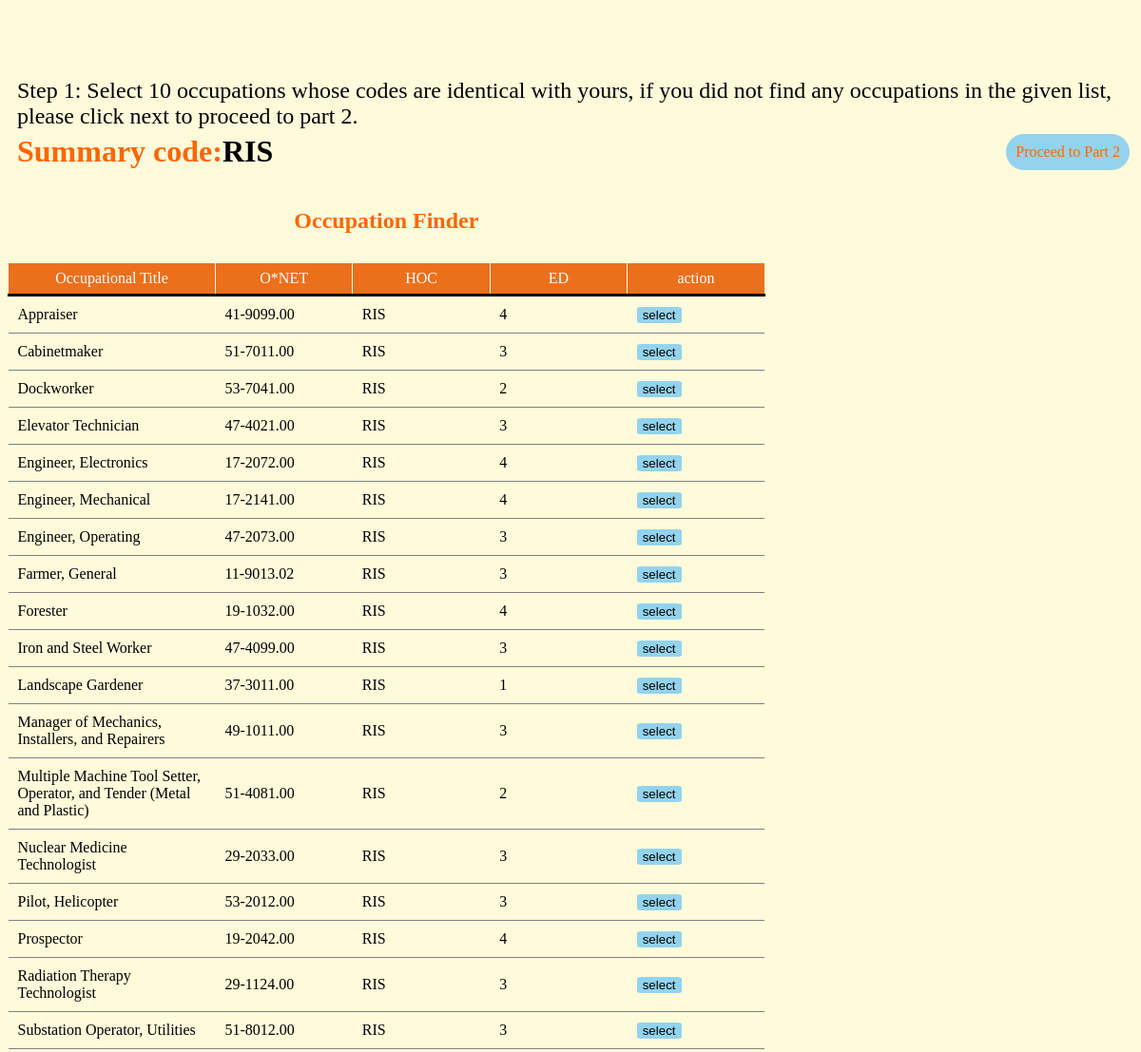
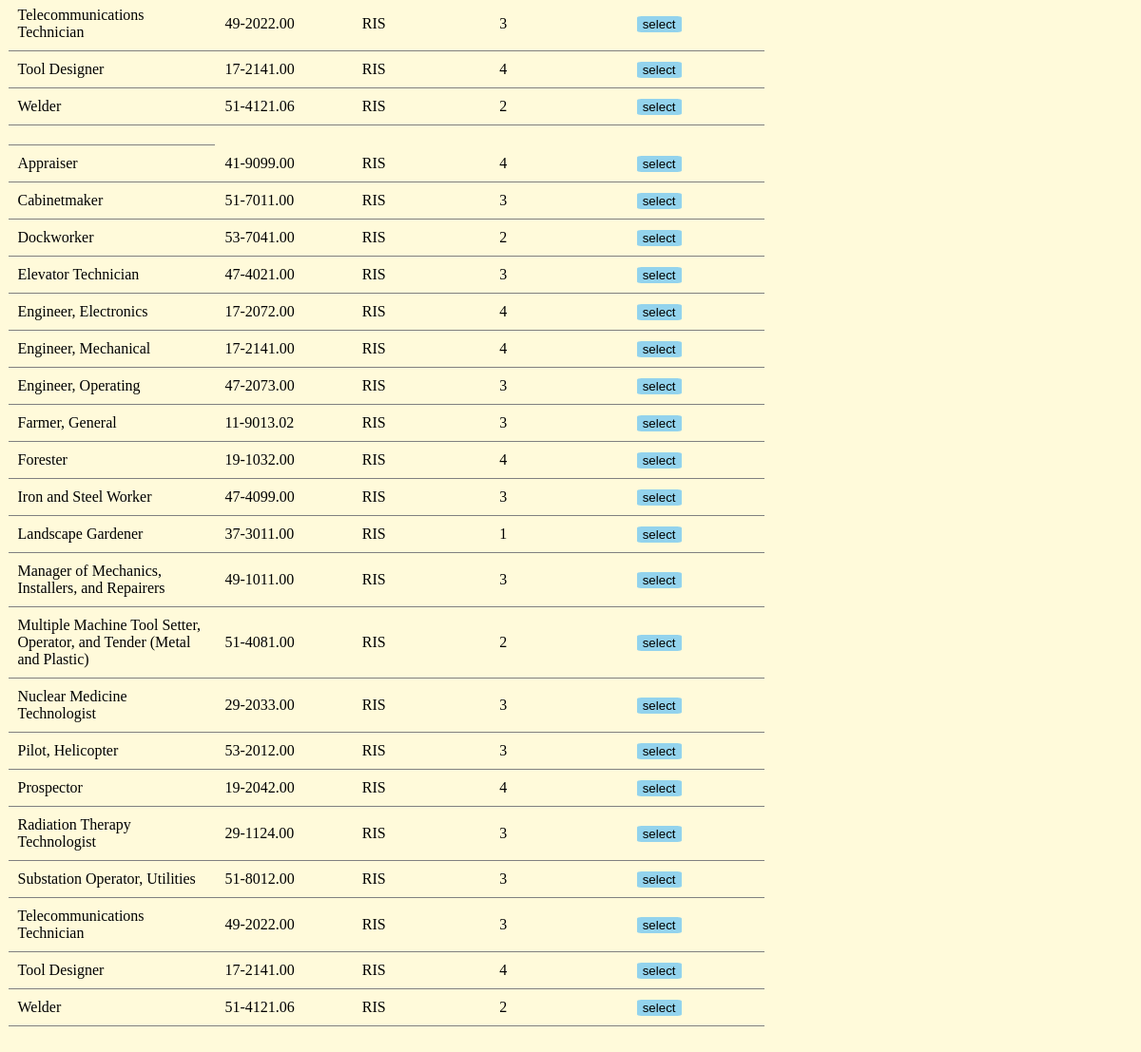
The app's page /assessment/selectJob.php (signed in) with its own data (2 pictures, top to bottom).
### tables this page shows
CREATE TABLE `stud_code` (
  `id` int(11) NOT NULL,
  `code` varchar(15) NOT NULL,
  `student_id` int(11) NOT NULL
);

CREATE TABLE `jobs` (
  `id` int(11) NOT NULL,
  `jobName` varchar(75) NOT NULL,
  `onet` varchar(15) NOT NULL,
  `jobCode` varchar(5) NOT NULL,
  `ed` varchar(3) NOT NULL
);

### assessment/showJob.php (called while the page is built, shortened)
<?php
    if($finalCode == "RIA") {
        $sql = "SELECT * FROM jobs WHERE jobCode = 'IRA' or jobCode = 'ARI' or jobCode = 'AIR'
        ORDER BY jobCode";
        $result = mysqli_query($conn, $sql);
    }
    elseif($finalCode == "RAI") {
        $sql = "SELECT * FROM jobs WHERE jobCode LIKE 'R%' ORDER BY jobCode";
        $result = mysqli_query($conn, $sql);
    }
    elseif($finalCode == "RAS") {
        $sql = "SELECT * FROM jobs WHERE jobCode = 'ARS' or jobCode = 'ASR' ORDER BY jobCode";
        $result = mysqli_query($conn, $sql);
    }
    elseif($finalCode == "RAE") {
        $sql = "SELECT * FROM jobs WHERE jobCode = 'REA' or jobCode = 'AER' or jobCode = 'ARE' or jobCode = 'EAR'
        or jobCode = 'ERA' ORDER BY jobCode";
        $result = mysqli_query($conn, $sql);
    }
    elseif($finalCode == "RAC") {
        $sql = "SELECT * FROM jobs WHERE jobCode LIKE 'R%' ORDER BY jobCode";
        $result = mysqli_query($conn, $sql);
    }
    elseif($finalCode == "RSA") {
        $sql = "SELECT * FROM jobs WHERE jobCode = 'RAS' or jobCode = 'ARS' or jobCode = 'ASR' ORDER BY jobCode";
        $result = mysqli_query($conn, $sql);
    }
    elseif($finalCode == "IRA") {
        $sql = "SELECT * FROM jobs WHERE jobCode = 'IAR' or jobCode = 'RIA' or jobCode = 'AIR'
        or jobCode = 'ARI' ORDER BY jobCode";
        $result = mysqli_query($conn, $sql);
    }
    elseif($finalCode == "IAR") {
        $sql = "SELECT * FROM jobs WHERE jobCode = 'IRA' or jobCode = 'AIR' or jobCode = 'ARI'
        or jobCode = 'RIA' ORDER BY jobCode";
        $result = mysqli_query($conn, $sql);
    }
    elseif($finalCode == "IAS") {
        $sql = "SELECT * FROM jobs WHERE jobCode = 'ISA' or jobCode = 'AIS' or jobCode = 'ASI'
        or jobCode = 'SIA' or jobCode = 'SAI' ORDER BY jobCode";
        $result = mysqli_query($conn, $sql);
    }
    elseif($finalCode == "IAE") {
        $sql = "SELECT * FROM jobs WHERE jobCode LIKE 'I%' ORDER BY jobCode";
        $result = mysqli_query($conn, $sql);
    }
    elseif($finalCode == "IAC") {
        $sql = "SELECT * FROM jobs WHERE jobCode LIKE 'I%' ORDER BY jobCode";
        $result = mysqli_query($conn, $sql);
    }
    elseif($finalCode == "IEA") {
        $sql = "SELECT * FROM jobs WHERE jobCode LIKE 'I%' ORDER BY jobCode";
        $result = mysqli_query($conn, $sql);
    }
    elseif($finalCode == "IEC") {
        $sql = "SELECT * FROM jobs WHERE jobCode = 'ICE' or jobCode = 'EIC' or jobCode = 'ECI'
        or jobCode = 'CIE' or jobCode = 'CEI' ORDER BY jobCode";
        $result = mysqli_query($conn, $sql);
    }
    elseif($finalCode == "ICA") {
        $sql = "SELECT * FROM jobs WHERE jobCode LIKE 'I%' ORDER BY jobCode";
        $result = mysqli_query($conn, $sql);
    }
    elseif($finalCode == "ICS") {
        $sql = "SELECT * FROM jobs WHERE jobCode LIKE 'I%' ORDER BY jobCode";
        $result = mysqli_query($conn, $sql);
    }
    elseif($finalCode == "ICE") {
        $sql = "SELECT * FROM jobs WHERE jobCode = 'IEC' or jobCode = 'CIE' or jobCode = 'CEI'
        or jobCode = 'EIC' or jobCode = 'ECI' ORDER BY jobCode";
        $result = mysqli_query($conn, $sql);
    }
    elseif($finalCode == "ARI") {
        $sql = "SELECT * FROM jobs WHERE jobCode = 'AIR' or jobCode = 'RIA' or jobCode = 'IRA'
        or jobCode = 'IAR' ORDER BY jobCode";
        $result = mysqli_query($conn, $sql);
    }
    elseif($finalCode == "ARS") {
        $sql = "SELECT * FROM jobs WHERE jobCode = 'ASR' or jobCode = 'RAS'
        or jobCode = 'RSA' ORDER BY jobCode";
        $result = mysqli_query($conn, $sql);
    }
    elseif($finalCode == "ARC") {
        $sql = "SELECT * FROM jobs WHERE jobCode LIKE 'A%' ORDER BY jobCode";
        $result = mysqli_query($conn, $sql);
    }
    elseif($finalCode == "AIS") {
        $sql = "SELECT * FROM jobs WHERE jobCode = 'ARI' or jobCode = 'IRA'
        or jobCode = 'IAR' or jobCode = 'RIA' ORDER BY jobCode";
        $result = mysqli_query($conn, $sql);
    }
    elseif($finalCode == "AIC") {
        $sql = "SELECT * FROM jobs WHERE jobCode LIKE 'A%' ORDER BY jobCode";
        $result = mysqli_query($conn, $sql);
    }
    elseif($finalCode == "ASC") {
        $sql = "SELECT * FROM jobs WHERE jobCode = 'SAC' or jobCode = 'SCA' ORDER BY jobCode";
        $result = mysqli_query($conn, $sql);
    }
    elseif($finalCode == "AEC") {
        $sql = "SELECT * FROM jobs WHERE jobCode LIKE 'A%' ORDER BY jobCode";
        $result = mysqli_query($conn, $sql);
    }
    elseif($finalCode == "ACR") {
        $sql = "SELECT * FROM jobs WHERE jobCode LIKE 'A%' ORDER BY jobCode";
        $result = mysqli_query($conn, $sql);
    }
    elseif($finalCode == "ACI") {
        $sql = "SELECT * FROM jobs WHERE jobCode LIKE 'A%' ORDER BY jobCode";
        $result = mysqli_query($conn, $sql);
    }
    elseif($finalCode == "ACS") {
        $sql = "SELECT * FROM jobs WHERE jobCode LIKE 'A%' ORDER BY jobCode";
        $result = mysqli_query($conn, $sql);
    }
    elseif($finalCode == "ACE") {
        $sql = "SELECT * FROM jobs WHERE jobCode LIKE 'A%' ORDER BY jobCode";
        $result = mysqli_query($conn, $sql);
    }
    elseif($finalCode == "SRI") {
        $sql = "SELECT * FROM jobs WHERE jobCode = 'SIR' or jobCode = 'RSI'
        or jobCode = 'RIS' or jobCode = 'ISR'
        or jobCode = 'IRS' ORDER BY jobCode";
        $result = mysqli_query($conn, $sql);
    }
    elseif($finalCode == "SRA") {
        $sql = "SELECT * FROM jobs WHERE jobCode LIKE 'S%' ORDER BY jobCode";
        $result = mysqli_query($conn, $sql);
    }
    elseif($finalCode == "SIA") {
        $sql = "SELECT * FROM jobs WHERE jobCode = 'SAI' or jobCode = 'ISA'
        or jobCode = 'IAS' or jobCode = 'ASI'
        or jobCode = 'AIS' ORDER BY jobCode";
        $result = mysqli_query($conn, $sql);
    }
    elseif($finalCode == "SIC") {
        $sql = "SELECT * FROM jobs WHERE jobCode = 'SCI' or jobCode = 'ISC' or jobCode = 'CSI'
        or jobCode = 'CIS'  ORDER BY jobCode";
        $result = mysqli_query($conn, $sql);
    }
    elseif($finalCode == "SAR") {
        $sql = "SELECT * FROM jobs WHERE jobCode LIKE 'S%' ORDER BY jobCode";
        $result = mysqli_query($conn, $sql);
    }
    elseif($finalCode == "SAC") {
        $sql = "SELECT * FROM jobs WHERE jobCode = 'SCA' or jobCode = 'ASC' ORDER BY jobCode";
        $result = mysqli_query($conn, $sql);
    }
    elseif($finalCode == "SCI") {
        $sql = "SELECT * FROM jobs WHERE jobCode = 'SIC' or jobCode = 'CSI' or jobCode = 'CIS'
        or jobCode = 'ISC'  ORDER BY jobCode";
        $result = mysqli_query($conn, $sql);
    }
    elseif($finalCode == "SCA") {
        $sql = "SELECT * FROM jobs WHERE jobCode LIKE 'S%' ORDER BY jobCode";
        $result = mysqli_query($conn, $sql);
    }
    elseif($finalCode == "ERA") {
        $sql = "SELECT * FROM jobs WHERE jobCode = 'EAR' or jobCode = 'REA' or jobCode = 'RAE'
        or jobCode = 'AER' or jobCode = 'ARE' ORDER BY jobCode";
        $result = mysqli_query($conn, $sql);
    }
    elseif($finalCode == "EAR") {
        $sql = "SELECT * FROM jobs WHERE jobCode = 'ERA' or jobCode = 'AER' or jobCode = 'ARE'
        or jobCode = 'REA' or jobCode = 'RAE' ORDER BY jobCode";
        $result = mysqli_query($conn, $sql);
    }
    elseif($finalCode == "EAI") {
        $sql = "SELECT * FROM jobs WHERE jobCode = 'EIA' or jobCode = 'AEI' or jobCode = 'AIE' ORDER BY jobCode";
        $result = mysqli_query($conn, $sql);
    }
    elseif($finalCode == "EAC") {
        $sql = "SELECT * FROM jobs WHERE jobCode LIKE 'E%' ORDER BY jobCode";
        $result = mysqli_query($conn, $sql);
    }
    elseif($finalCode == "ECA") {
        $sql = "SELECT * FROM jobs WHERE jobCode LIKE 'E%' ORDER BY jobCode";
        $result = mysqli_query($conn, $sql);
    }
    elseif($finalCode == "CRA") {
        $sql = "SELECT * FROM jobs WHERE jobCode = 'RCA' ORDER BY jobCode";
        $result = mysqli_query($conn, $sql);
    }
    elseif($finalCode == "CIA") {
        $sql = "SELECT * FROM jobs WHERE jobCode = 'ACI' ORDER BY jobCode";
        $result = mysqli_query($conn, $sql);
    }
    elseif($finalCode == "CIE") {
        $sql = "SELECT * FROM jobs WHERE jobCode = 'CEI' or jobCode = 'IEC' or jobCode = 'ECI'
        or jobCode = 'EIC' or jobCode = 'ICE' ORDER BY jobCode";
        $result = mysqli_query($conn, $sql);
    }
    elseif($finalCode == "CAR") {
        $sql = "SELECT * FROM jobs WHERE jobCode LIKE 'C%' ORDER BY jobCode";
        $result = mysqli_query($conn, $sql);
    }
    elseif($finalCode == "CAI") {
        $sql = "SELECT * FROM jobs WHERE jobCode LIKE 'C%' ORDER BY jobCode";
        $result = mysqli_query($conn, $sql);
    }
    elseif($finalCode == "CAS") {
        $sql = "SELECT * FROM jobs WHERE jobCode LIKE 'C%' ORDER BY jobCode";
        $result = mysqli_query($conn, $sql);
    }
    elseif($finalCode == "CAE") {
        $sql = "SELECT * FROM jobs WHERE jobCode LIKE 'C%' ORDER BY jobCode";
        $result = mysqli_query($conn, $sql);
    }
    elseif($finalCode == "CSI") {
        $sql = "SELECT * FROM jobs WHERE jobCode = 'CIS' or jobCode = 'SCI' or jobCode = 'SIC'
        or jobCode = 'ISC' ORDER BY jobCode";
        $result = mysqli_query($conn, $sql);
    }
    elseif($finalCode == "CSA") {
        $sql = "SELECT * FROM jobs WHERE jobCode LIKE 'C%' ORDER BY jobCode";
        $result = mysqli_query($conn, $sql);
    }
    elseif($finalCode == "CEI") {
        $sql = "SELECT * FROM jobs WHERE jobCode = 'CIE' or jobCode = 'ACI' or jobCode = 'EIC'
        or jobCode = 'IEC' or jobCode = 'ICE' ORDER BY jobCode";
        $result = mysqli_query($conn, $sql);
    }
    elseif($finalCode == "CEA") {
        $sql = "SELECT * FROM jobs WHERE jobCode LIKE 'C%' ORDER BY jobCode";
        $result = mysqli_query($conn, $sql);
    }
    else {
        $sql = "SELECT * FROM jobs WHERE jobCode = '".$finalCode."'";
        $result = mysqli_query($conn, $sql);
    }
?>

### assessment/selectJob.php (the view, shortened to what this page needs)
<?php
require "../config/db.php";
$id = $_SESSION['user_id'];
    $sql = "SELECT code FROM stud_code WHERE student_id = $id";
    $result = mysqli_query($conn, $sql);
    $row = mysqli_fetch_assoc($result);
    $studCode = $row['code'];
    if(strlen($studCode) > 3) {
        $code = explode(" ", $studCode);
        $newCode = array_slice($code, 0, 3);
        $finalCode = implode("", $newCode);
    }
    ?>
<!DOCTYPE html>
<html lang="en">
<head>
    <link rel="stylesheet" href="assessment.css">
</head>
<body>
    <div class="container-h">
        <p>Step 1: Select 10 occupations whose codes are identical with yours, if you did not find any occupations
        in the given list, please click next to proceed to part 2. </p>
        <div class="container-h-grp">
            <div class="grp1">
                <div class="h-text">Summary code:</div>
                <div class="x-text"><?php echo $finalCode?></div>
            </div>
            <div class="grp2">
                <a href="selectJob2.php">
                    <div class="btn-view">
                            Proceed to Part 2
                    </div>
                </a>
            </div>
        </div>
    </div>
    <?php  include "showJob.php";
    if(mysqli_num_rows($result) > 0) {
    ?>
    <div class="container-left">
        <div class="heading">Occupation Finder</div>
        <table class="tb">
            <thead>
                <tr>
                    <th>Occupational Title</th>
                    <th>O*NET</th>
                    <th>HOC</th>
                    <th>ED</th>
                    <th>action</th>
                </tr>
            </thead>
            <?php
                $sql = "SELECT * FROM jobs WHERE jobCode = '$finalCode'";
                $result1 = mysqli_query($conn, $sql);
                while($row1 = mysqli_fetch_assoc($result1)) {
                    $jobID = $row1['id'];
                    $jobName1 = $row1['jobName'];
                    $onet1 = $row1['onet'];
                    $jobCode1 = $row1['jobCode'];
                    $ed1 = $row1['ed'];
            ?>
            <tbody>
                <tr>
                    <td><?php echo $jobName1;?></td>
                    <td><?php echo $onet1;?></td>
                    <td><?php echo $jobCode1;?></td>
                    <td><?php echo $ed1;?></td>
                    <td>
                        <a href="pickJob.php?id=<?=$jobID?>"><button class="btn-sel">select</button>
                    </td>
                </tr>
            <?php
                }
            ?>
                <tr>
                    <td></td>
                </tr>
            <?php
                while($row = mysqli_fetch_assoc($result)) {
                $jobID = $row['id'];
                $jobName = $row['jobName'];
                $onet = $row['onet'];
                $jobCode = $row['jobCode'];
                $ed = $row['ed'];
            ?>
                    <tr>
                        <td><?php echo $jobName;?></td>
                        <td><?php echo $onet;?></td>
                        <td><?php echo $jobCode;?></td>
                        <td><?php echo $ed;?></td>
                        <td>
                            <a href="pickJob.php?id=<?=$jobID?>"><button class="btn-sel">select</button></a>
                        </td>
                    </tr>
            </tbody>
            <?php
                }
            ?>
        </table>
    </div>
    <?php
        }
    ?>
</body>
</html>

### assessment/assessment.css (style rules this page uses)
* { text-decoration: none; }
body { background-color: #fffada; width: 100%; height: 100vh; display: grid; grid-template-columns: repeat(12, 1fr); grid-template-rows: repeat(12, 1fr); gap: 10px; }
.h-text { color: #ff6600; font-weight: bold; font-size: 2rem; }
.container-h { grid-column: 1/ span 12; margin: 50px 10px 10px 10px; }
.container-h-grp { display:flex; width: 100%; }
.grp1 { display: flex; float: left; }
.grp2 { display: flex; margin-left: auto; margin-right: 10px; }
.container-h p { margin-bottom: 5px; font-size: 1.5rem; }
.container-left { grid-column: 1/ span 8; grid-row: 2/ span 10; overflow-y: auto; }
.container-left thead th , h2 { position: sticky; top: 0; }
.tb { width: 100%; margin: 30px auto; border-collapse: collapse; }
.tb th { background-color: #ec6f1c; color: #fff; width: 10%; height: 30px; border: 1px solid #fffada; font-weight: normal; border-bottom: 3px solid #000; }
.tb td { justify-content: start; padding: 10px; border-bottom: 1px solid #808080; }
.heading { text-align: center; font-size: 1.5rem; margin-top: 10px; color: #ff6600; font-weight: bold; }
.btn-sel { background-color: #93d3ed; border: none; border-radius: 10%; }
.btn-view { width: fit-content; border: none; border-radius: 30px; background-color: #93d3ed; padding: 10px; color: #ff6600; }
.x-text { font-size: 2rem; font-weight: bold; }

### records on screen
stud_code: code "RIS"
jobs: jobName "Appraiser", onet "41-9099.00", jobCode "RIS", ed "4"
jobs: jobName "Cabinetmaker", onet "51-7011.00", jobCode "RIS", ed "3"
jobs: jobName "Dockworker", onet "53-7041.00", jobCode "RIS", ed "2"
jobs: jobName "Elevator Technician", onet "47-4021.00", jobCode "RIS", ed "3"
jobs: jobName "Engineer, Electronics", onet "17-2072.00", jobCode "RIS", ed "4"
jobs: jobName "Engineer, Mechanical", onet "17-2141.00", jobCode "RIS", ed "4"
jobs: jobName "Engineer, Operating", onet "47-2073.00", jobCode "RIS", ed "3"
jobs: jobName "Farmer, General", onet "11-9013.02", jobCode "RIS", ed "3"
jobs: jobName "Forester", onet "19-1032.00", jobCode "RIS", ed "4"
jobs: jobName "Iron and Steel Worker", onet "47-4099.00", jobCode "RIS", ed "3"
jobs: jobName "Landscape Gardener", onet "37-3011.00", jobCode "RIS", ed "1"
jobs: jobName "Manager of Mechanics, Installers, and Repairers", onet "49-1011.00", jobCode "RIS", ed "3"
jobs: jobName "Multiple Machine Tool Setter, Operator, and Tender (Metal and Plastic)", onet "51-4081.00", jobCode "RIS", ed "2"
jobs: jobName "Nuclear Medicine Technologist", onet "29-2033.00", jobCode "RIS", ed "3"
jobs: jobName "Pilot, Helicopter", onet "53-2012.00", jobCode "RIS", ed "3"
jobs: jobName "Prospector", onet "19-2042.00", jobCode "RIS", ed "4"
jobs: jobName "Radiation Therapy Technologist", onet "29-1124.00", jobCode "RIS", ed "3"
jobs: jobName "Substation Operator, Utilities", onet "51-8012.00", jobCode "RIS", ed "3"
jobs: jobName "Telecommunications Technician", onet "49-2022.00", jobCode "RIS", ed "3"
jobs: jobName "Tool Designer", onet "17-2141.00", jobCode "RIS", ed "4"
jobs: jobName "Welder", onet "51-4121.06", jobCode "RIS", ed "2"
